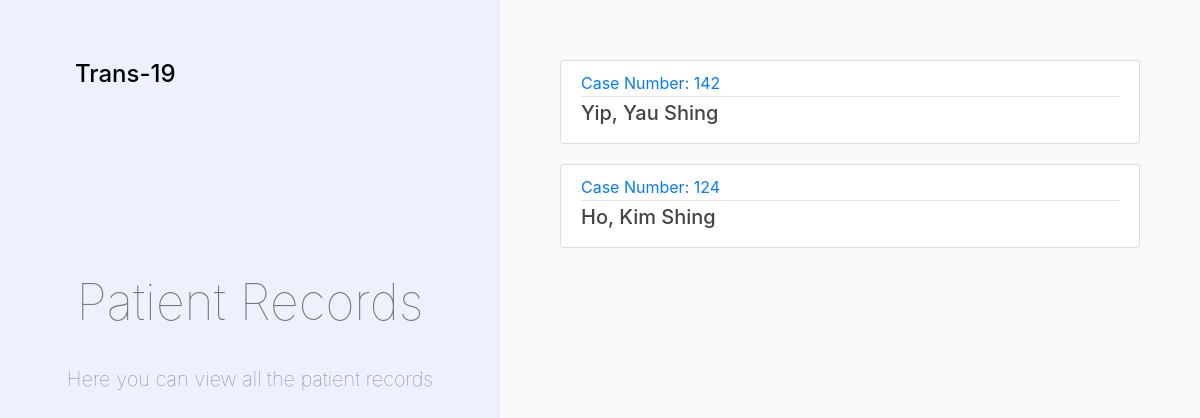
The page / on the database its author committed.
### records/models.py (models this page shows, shortened)
class Patient(models.Model):
	Name = models.CharField(max_length=150)
	IdentityDocumentNumber = models.CharField(max_length=50)
	DateOfBirth = models.DateField()
	DateCaseConfirmed = models.DateField()
	CaseNumber = models.CharField(max_length=50)

### records/views.py (the view)
# urls.py: 2. Add a URL to urlpatterns:  path('', views.home, name='home')
def home(request):
	context = {
		'patients': Patient.objects.all(),
		'title':'Home',
		'header':"Patient Records",
		'pageContent':"Here you can view all the patient records"
	}
	return render(request,'records/home.html',context)

### records/templates/records/home.html
{% extends "records/base.html" %}
{% block content %}
    {% for patient in patients %}
        <article class="media content-section">
          <div class="media-body">
            <div class="article-metadata">
              <a class="mr-2" href="#">Case Number: {{ patient.CaseNumber }}</a>
            </div>
            <h5><a class="article-title" href="{% url 'records-detail' patient.pk %}">{{ patient.Name }}</a></h5>
          </div>
        </article>
    {% endfor %}
{% endblock content %}

### records/static/records/main.css (style rules this page uses)
html,body { height: 100%; }
body { background: #fafafa; color: #333333; }
h1, h2, h3, h4, h5, h6 { color: #444444; }
.content-section { background: #ffffff; padding: 10px 20px; border: 1px solid #dddddd; border-radius: 3px; margin-bottom: 20px; }
.article-title { color: #444444; }
.article-metadata { padding-bottom: 1px; margin-bottom: 4px; border-bottom: 1px solid #e3e3e3 }

### rows shown on the page
Patient: CaseNumber "142", Name "Yip, Yau Shing"
Patient: CaseNumber "124", Name "Ho, Kim Shing"

### other values the page prints
{{ header }} "Patient Records"
{{ pageContent }} "Here you can view all the patient records"
